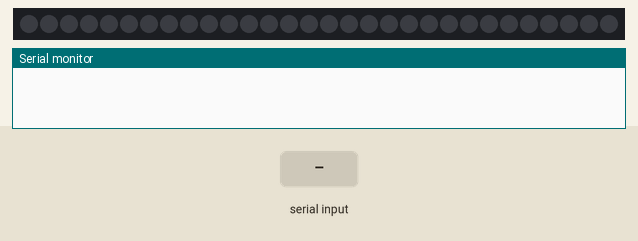
The sketch below on a simulated Arduino Uno, built with avr-gcc and run on an emulated ATmega328P. Shown: 30 RGB LEDs in strip order, left to right, the last lines printed to the serial monitor. The test bench sets the inputs (shaded band). Dim RGB values are drawn brighter than linear.

Above: at 1.2 s.
1.3 s: "90,45,200\n" received over Serial
At 1.8 s:
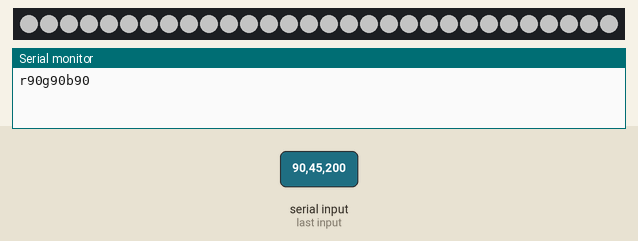
2.8 s: "30,150,10\n" received over Serial
Timing chart, 0 to 5.8 s (numbered marks = the images above; inputs shaded):
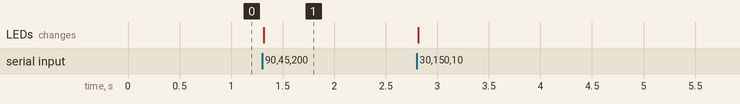

Measured:
- after the input at 1.3 s, the LEDs: change at once (image 1)

The sketch:

LedTie.ino
```cpp
#include <Arduino.h>
#include <FastLED.h>

#define LED_PIN 7
#define NUM_LEDS 30

//communicate with this pythjon gui:
/*
    def send_color(self, event):
        color = "r" + str(self.r.get()) + "g" + str(self.g.get()) + "b" + str(self.b.get())
        self.serial.write(color.encode())

    def receive_ack(self):
        if self.serial.in_waiting:
            self.ack.config(text=self.serial.readline().decode())
        self.root.after(100, self.receive_ack)
        */

CRGB leds[NUM_LEDS];
//prevtime
unsigned long prevtime = 0;

void setup()
{
  Serial.begin(9600);
  Serial.setTimeout(5);
  FastLED.addLeds<WS2812B, LED_PIN, GRB>(leds, NUM_LEDS);
}

void loop()
{
  if (Serial.available())
  {
    //read everything
    String input = Serial.readString();

    //Serial.println(input);
    //set color to last r0g120b154 in input
    int r = input.substring(input.lastIndexOf("r") + 1, input.lastIndexOf("g")).toInt();
    int g = input.substring(input.lastIndexOf("g") + 1, input.lastIndexOf("b")).toInt();
    int b = input.substring(input.lastIndexOf("b") + 1).toInt();
    //print input
    //if input length is more than 6
    if (input.length() > 6)
    {
      //serial print if 100ms have passed
      if (millis() - prevtime > 100)
      {
        Serial.print("r");
        Serial.print(r);
        Serial.print("g");
        Serial.print(g);
        Serial.print("b");
        Serial.println(b);
        prevtime = millis();

        for (int i = 0; i < NUM_LEDS; i++)
        {
          leds[i] = CRGB(r, g, b);
        }
        FastLED.show();
      }
    }
  }
}
```
